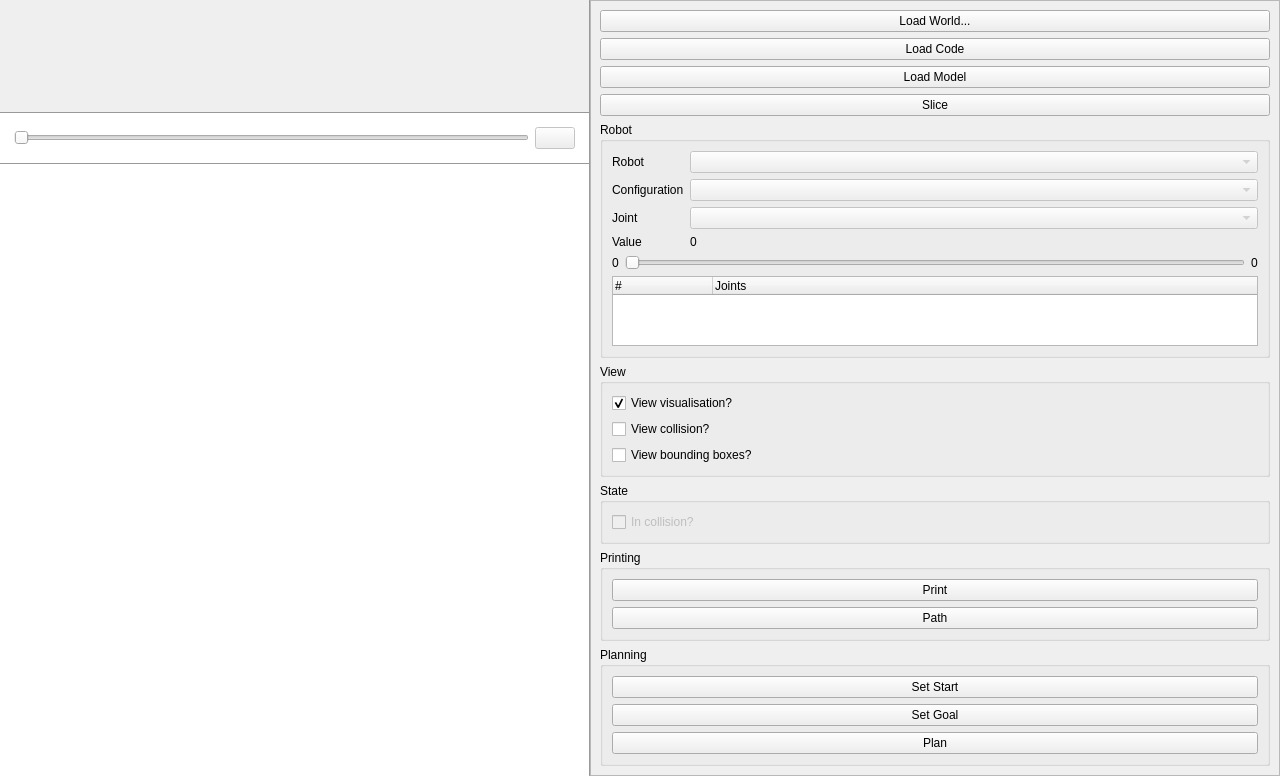
<?xml version="1.0" encoding="UTF-8"?>
<ui version="4.0">
 <class>MainWindow</class>
 <widget class="QMainWindow" name="MainWindow">
  <property name="geometry">
   <rect>
    <x>0</x>
    <y>0</y>
    <width>1280</width>
    <height>741</height>
   </rect>
  </property>
  <property name="windowTitle">
   <string>RobSim World Viewer</string>
  </property>
  <property name="styleSheet">
   <string notr="true">QSplitter::handle {
	background: #999;
}

#playback {
	border-top: 1px solid #999;
	background: #FFF;
	padding: 5;
}

#messages {
	border: none;
}</string>
  </property>
  <widget class="QWidget" name="centralwidget">
   <layout class="QVBoxLayout" name="verticalLayout">
    <property name="leftMargin">
     <number>0</number>
    </property>
    <property name="topMargin">
     <number>0</number>
    </property>
    <property name="rightMargin">
     <number>0</number>
    </property>
    <property name="bottomMargin">
     <number>0</number>
    </property>
    <item>
     <widget class="QSplitter" name="sidebarSplitter">
      <property name="orientation">
       <enum>Qt::Horizontal</enum>
      </property>
      <property name="handleWidth">
       <number>1</number>
      </property>
      <widget class="QFrame" name="frame_2">
       <layout class="QVBoxLayout" name="verticalLayout_8">
        <property name="spacing">
         <number>0</number>
        </property>
        <property name="leftMargin">
         <number>0</number>
        </property>
        <property name="topMargin">
         <number>0</number>
        </property>
        <property name="rightMargin">
         <number>0</number>
        </property>
        <property name="bottomMargin">
         <number>0</number>
        </property>
        <item>
         <widget class="QSplitter" name="messagesSplitter">
          <property name="orientation">
           <enum>Qt::Vertical</enum>
          </property>
          <property name="handleWidth">
           <number>1</number>
          </property>
          <widget class="QWidget" name="layoutWidget">
           <layout class="QVBoxLayout" name="verticalLayout_6">
            <property name="spacing">
             <number>0</number>
            </property>
            <item>
             <widget class="RobSim::OgreWidget" name="viewer" native="true">
              <property name="sizePolicy">
               <sizepolicy hsizetype="Preferred" vsizetype="MinimumExpanding">
                <horstretch>0</horstretch>
                <verstretch>0</verstretch>
               </sizepolicy>
              </property>
             </widget>
            </item>
            <item>
             <widget class="QFrame" name="playback">
              <layout class="QHBoxLayout" name="controls">
               <item>
                <widget class="QSlider" name="pathSlider">
                 <property name="enabled">
                  <bool>false</bool>
                 </property>
                 <property name="maximum">
                  <number>1000</number>
                 </property>
                 <property name="orientation">
                  <enum>Qt::Horizontal</enum>
                 </property>
                </widget>
               </item>
               <item>
                <widget class="QPushButton" name="play">
                 <property name="enabled">
                  <bool>false</bool>
                 </property>
                 <property name="text">
                  <string/>
                 </property>
                 <property name="icon">
                  <iconset resource="WorldViewer.qrc">
                   <normaloff>:/icons/play.png</normaloff>:/icons/play.png</iconset>
                 </property>
                 <property name="iconSize">
                  <size>
                   <width>32</width>
                   <height>32</height>
                  </size>
                 </property>
                </widget>
               </item>
              </layout>
             </widget>
            </item>
           </layout>
          </widget>
          <widget class="QPlainTextEdit" name="messages"/>
         </widget>
        </item>
       </layout>
      </widget>
      <widget class="QFrame" name="frame">
       <property name="minimumSize">
        <size>
         <width>250</width>
         <height>0</height>
        </size>
       </property>
       <property name="frameShape">
        <enum>QFrame::StyledPanel</enum>
       </property>
       <property name="frameShadow">
        <enum>QFrame::Raised</enum>
       </property>
       <layout class="QVBoxLayout" name="verticalLayout_2">
        <item>
         <widget class="QPushButton" name="loadWorld">
          <property name="cursor">
           <cursorShape>ArrowCursor</cursorShape>
          </property>
          <property name="text">
           <string>Load World...</string>
          </property>
         </widget>
        </item>
        <item>
         <widget class="QPushButton" name="loadCode">
          <property name="text">
           <string>Load Code</string>
          </property>
         </widget>
        </item>
        <item>
         <widget class="QPushButton" name="loadModel">
          <property name="text">
           <string>Load Model</string>
          </property>
         </widget>
        </item>
        <item>
         <widget class="QPushButton" name="slice">
          <property name="text">
           <string>Slice</string>
          </property>
         </widget>
        </item>
        <item>
         <widget class="QGroupBox" name="groupBox">
          <property name="title">
           <string>Robot</string>
          </property>
          <layout class="QVBoxLayout" name="verticalLayout_3">
           <item>
            <layout class="QFormLayout" name="formLayout_2">
             <property name="fieldGrowthPolicy">
              <enum>QFormLayout::AllNonFixedFieldsGrow</enum>
             </property>
             <item row="0" column="0">
              <widget class="QLabel" name="label">
               <property name="text">
                <string>Robot</string>
               </property>
              </widget>
             </item>
             <item row="0" column="1">
              <widget class="QComboBox" name="robot">
               <property name="enabled">
                <bool>false</bool>
               </property>
              </widget>
             </item>
             <item row="2" column="0">
              <widget class="QLabel" name="label_2">
               <property name="text">
                <string>Joint</string>
               </property>
              </widget>
             </item>
             <item row="2" column="1">
              <widget class="QComboBox" name="joint">
               <property name="enabled">
                <bool>false</bool>
               </property>
              </widget>
             </item>
             <item row="3" column="0">
              <widget class="QLabel" name="label_3">
               <property name="text">
                <string>Value</string>
               </property>
              </widget>
             </item>
             <item row="3" column="1">
              <widget class="QLabel" name="valueLabel">
               <property name="text">
                <string>0</string>
               </property>
              </widget>
             </item>
             <item row="1" column="0">
              <widget class="QLabel" name="label_4">
               <property name="text">
                <string>Configuration</string>
               </property>
              </widget>
             </item>
             <item row="1" column="1">
              <widget class="QComboBox" name="configuration">
               <property name="enabled">
                <bool>false</bool>
               </property>
              </widget>
             </item>
            </layout>
           </item>
           <item>
            <layout class="QHBoxLayout" name="horizontalLayout">
             <item>
              <widget class="QLabel" name="minLabel">
               <property name="text">
                <string>0</string>
               </property>
              </widget>
             </item>
             <item>
              <widget class="QSlider" name="value">
               <property name="enabled">
                <bool>false</bool>
               </property>
               <property name="maximum">
                <number>1000</number>
               </property>
               <property name="orientation">
                <enum>Qt::Horizontal</enum>
               </property>
              </widget>
             </item>
             <item>
              <widget class="QLabel" name="maxLabel">
               <property name="text">
                <string>0</string>
               </property>
              </widget>
             </item>
            </layout>
           </item>
           <item>
            <widget class="QTreeWidget" name="ik">
             <property name="rootIsDecorated">
              <bool>false</bool>
             </property>
             <column>
              <property name="text">
               <string>#</string>
              </property>
             </column>
             <column>
              <property name="text">
               <string>Joints</string>
              </property>
             </column>
            </widget>
           </item>
          </layout>
         </widget>
        </item>
        <item>
         <widget class="QGroupBox" name="groupBox_2">
          <property name="title">
           <string>View</string>
          </property>
          <layout class="QVBoxLayout" name="verticalLayout_4">
           <item>
            <widget class="QCheckBox" name="viewVisualisation">
             <property name="text">
              <string>View visualisation?</string>
             </property>
             <property name="checked">
              <bool>true</bool>
             </property>
            </widget>
           </item>
           <item>
            <widget class="QCheckBox" name="viewCollision">
             <property name="enabled">
              <bool>true</bool>
             </property>
             <property name="text">
              <string>View collision?</string>
             </property>
             <property name="checked">
              <bool>false</bool>
             </property>
            </widget>
           </item>
           <item>
            <widget class="QCheckBox" name="viewAabb">
             <property name="text">
              <string>View bounding boxes?</string>
             </property>
            </widget>
           </item>
          </layout>
         </widget>
        </item>
        <item>
         <widget class="QGroupBox" name="groupBox_3">
          <property name="title">
           <string>State</string>
          </property>
          <layout class="QVBoxLayout" name="verticalLayout_5">
           <item>
            <widget class="QCheckBox" name="collision">
             <property name="enabled">
              <bool>false</bool>
             </property>
             <property name="text">
              <string>In collision?</string>
             </property>
             <property name="checkable">
              <bool>true</bool>
             </property>
            </widget>
           </item>
          </layout>
         </widget>
        </item>
        <item>
         <widget class="QGroupBox" name="Printing">
          <property name="title">
           <string>Printing</string>
          </property>
          <layout class="QVBoxLayout" name="verticalLayout_9">
           <item>
            <widget class="QPushButton" name="print">
             <property name="text">
              <string>Print</string>
             </property>
            </widget>
           </item>
           <item>
            <widget class="QPushButton" name="path">
             <property name="text">
              <string>Path</string>
             </property>
            </widget>
           </item>
           <item>
            <spacer name="verticalSpacer">
             <property name="orientation">
              <enum>Qt::Vertical</enum>
             </property>
             <property name="sizeHint" stdset="0">
              <size>
               <width>20</width>
               <height>40</height>
              </size>
             </property>
            </spacer>
           </item>
          </layout>
         </widget>
        </item>
        <item>
         <widget class="QGroupBox" name="groupBox_4">
          <property name="title">
           <string>Planning</string>
          </property>
          <layout class="QVBoxLayout" name="verticalLayout_7">
           <item>
            <widget class="QPushButton" name="setStart">
             <property name="text">
              <string>Set Start</string>
             </property>
            </widget>
           </item>
           <item>
            <widget class="QPushButton" name="setGoal">
             <property name="text">
              <string>Set Goal</string>
             </property>
            </widget>
           </item>
           <item>
            <widget class="QPushButton" name="plan">
             <property name="enabled">
              <bool>true</bool>
             </property>
             <property name="text">
              <string>Plan</string>
             </property>
            </widget>
           </item>
          </layout>
         </widget>
        </item>
       </layout>
      </widget>
     </widget>
    </item>
   </layout>
  </widget>
 </widget>
 <customwidgets>
  <customwidget>
   <class>RobSim::OgreWidget</class>
   <extends>QWidget</extends>
   <header>RobSim/Qt/OgreWidget.h</header>
   <container>1</container>
  </customwidget>
 </customwidgets>
 <resources>
  <include location="WorldViewer.qrc"/>
 </resources>
 <connections/>
</ui>
